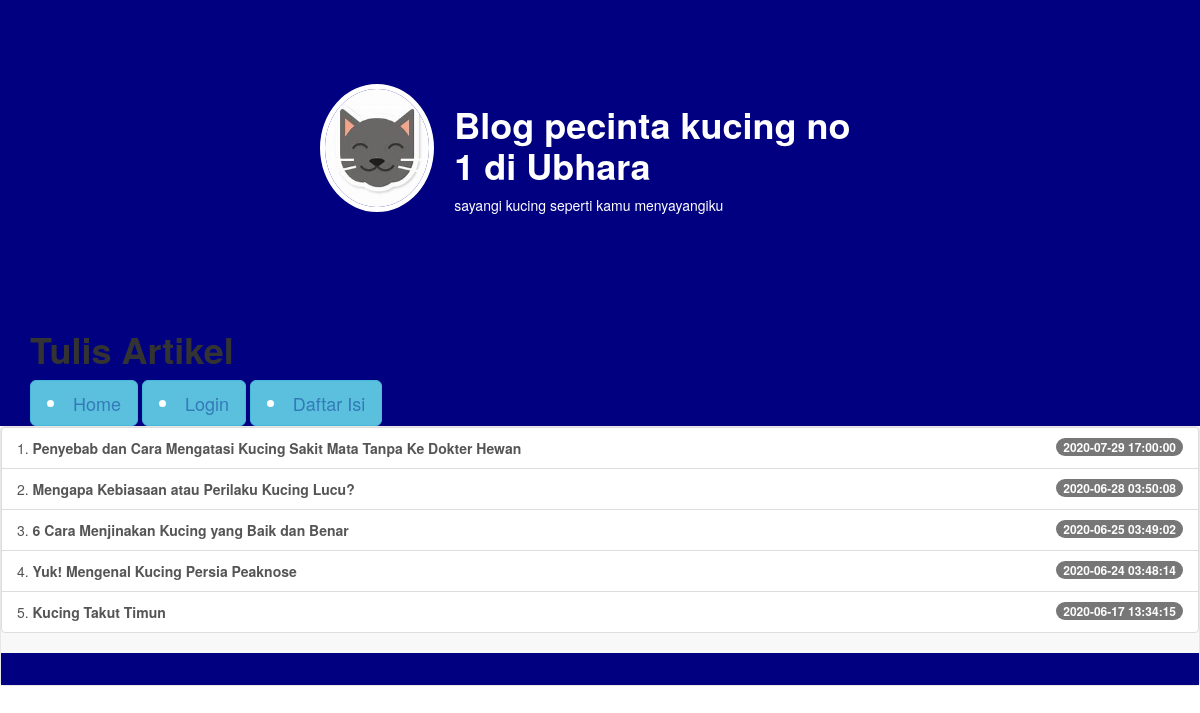
The page /daftar_isi.php on the database its author committed.
### tables this page shows
CREATE TABLE `artikel` (
  `id` int(11) NOT NULL,
  `judul` varchar(255) NOT NULL,
  `isi` text NOT NULL,
  `tanggal` timestamp NOT NULL DEFAULT current_timestamp(),
  `penulis` varchar(128) NOT NULL
);

### daftar_isi.php (the view, shortened to what this page needs)
<?php include("konektor.php"); ?>
<!DOCTYPE html>
<html>
    <head>
        <link rel="stylesheet" href="bootstrap/css/bootstrap.css" />
        <link rel="stylesheet" href="bootstrap/css/style.css" />
        <link rel="stylesheet" href="font-awesome/css/font-awesome.css" />
    </head>
    <body>
        <header>
            <?php include("header.php"); ?>
        </header>
        <nav class="navbar navbar-default"><?php include("menu.php"); ?></nav>
                        <?php
                            $query = mysqli_query($koneksi, "SELECT * FROM artikel ORDER BY tanggal DESC");
                            $i = 1;
                            echo "<div class='list-group'>";
                            while($artikel = mysqli_fetch_array($query)){
                                echo "<a class='list-group-item' href='artikel.php?id=".$artikel['id']."'>$i. <b>".$artikel['judul']."</b><span class='badge'>".$artikel['tanggal']."</span></a>";
                                $i++;
                            }
                            echo "</div>";
                        ?>
        <footer>

### rows shown on the page
artikel: judul "Penyebab dan Cara Mengatasi Kucing Sakit Mata Tanpa Ke Dokter Hewan", tanggal "2020-07-29 17:00:00"
artikel: judul "Mengapa Kebiasaan atau Perilaku Kucing Lucu?", tanggal "2020-06-28 03:50:08"
artikel: judul "6 Cara Menjinakan Kucing yang Baik dan Benar", tanggal "2020-06-25 03:49:02"
artikel: judul "Yuk! Mengenal Kucing Persia Peaknose", tanggal "2020-06-24 03:48:14"
artikel: judul "Kucing Takut Timun", tanggal "2020-06-17 13:34:15"
